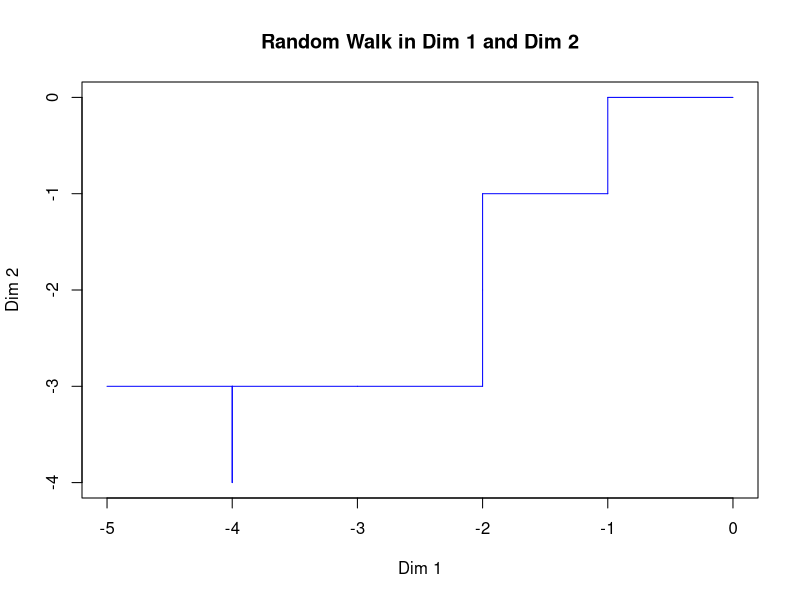

Write the R code that produced this figure.
#!/usr/bin/Rscript
#Creator: Daniel Wooten
#Class STATS243
#PS4

# A function to make prettier output
cep <- function()
{
	cat('********************************************************** \n')
}

cep()
cat('BEGIN EXECUTION \n')

#Collect the function arguments
#cat('Enter the number of steps: \n')
#num <- readLines(file("stdin"),1)
#cat('Enter 1 for whole walk or 0 for just the end position\n')
#YesWalk <- readLines(file('stdin'),1)

	
#Initialize the random walk function
Praise_Be_To_The_RNG <- function(N,WholeWalk=NULL,SX=NULL,SY=NULL)
{
#Try to cast inpput as integer
	n <- try(as.integer(N))
#If input can be cast as integer proceed
	{
	if(!class(n) == 'try-error')
	{
#Check to make sure N is actually an integer
		if(!is.integer(n) | n <= 0 | is.na(n) )
		{
#If N is not an integer, bork and exit with message
			cat('ERROR!!: First argument n must
				be of type positive and 
				non-zero integer\n')
			exit_code <- '# steps not positive integer'
			return(exit_code)
		}
	}
	else
	{
		cat('ERROR!!: Step-number input could
			not be cast as integer.\n')
		exit_code <- 'Step input unable to cast as integer'
		return(exit_code)
	}
	}
#Check if WholeWalk was given
	{
	if(is.null(WholeWalk))
	{
#If whole walk was not give, set default vale of no walk
#output
		WholeWalk=0
	}
#If wholewalk was given, check for correct value. If not,
# fail.
	else
	{
# Convert WholeWalk to integer just to be sure it passes check
		WholeWalk <- try(as.integer(WholeWalk))
#If WholeWalk is not needed input, error and bork
		{
		if(!class(WholeWalk) == 'try-error')
		{	
			if(WholeWalk != 0 & WholeWalk != 1)
			{
				cat('ERROR!!: Input to select
					output of entire
					walk must be of form
					0 (no walk) or
					1 (whole walk)\n')
				exit_code <- 'Walk select not 0 or 1 or blank'
				return(exit_code)
			}
		}
		else
		{
			cat('ERROR!!: Input for walk-output form
				could not be cast as a 0 or 1 
				integer (required form)')
			exit_code <- 'Walk select could not be cast as 0 or 1'
			return(exit_code)
		}
		}	
	}
	}
#These are the possible x steps we can take
	xsteps <- c(-1,1,0,0)
#These are the possible y steps we can take
	ysteps <- c(0,0,-1,1)
#This vector represents the steps (or their correlation
# to our steps vectors) that we will take
	steps <- sample(1:4,n,replace=T)
#Start positions for the x and y coords
	sx <- 0
	sy <- 0
# This if statement lets us reset the start if we'd like
	if(!is.null(SX)) sx <- SX
	if(!is.null(SY)) sy <- SY
#These next two lines will create vectors of the new
# x and y position at each step
	posx <- c(0,cumsum(xsteps[steps]))
	posy <- c(0,cumsum(ysteps[steps]))
#Shift the steps taken by their start value
	shifted_xsteps <- posx + sx
	shifted_ysteps <- posy + sy
#This if statement will handle the two cases
#whole walk, or just the final position
	{
	if(WholeWalk == 1)
	{
		walk_map <- matrix(ncol = n + 1, nrow = 2 )
		walk_map[1,] <- shifted_xsteps 
		walk_map[2,] <- shifted_ysteps 
	}
	else
	{
		walk_map <- vector('numeric',2)
		walk_map[1] <- shifted_xsteps[n+1]
		walk_map[2] <- shifted_ysteps[n+1]
	}
	}
	return(walk_map)
}

#Construct a walk class
rw <- function(step_number = NA, details = NA)
{
	obj <- list(Num_Steps = step_number, Praise_Be_To_The_RNG(step_number,
		details))
	class(obj) <- 'walk'
	return(obj)
}

#Create the print method for rw
print.walk <- function(object){

#This if statement is necessary to handle the dual nature
# of the function output, namely, a matrix or a vector
#, to extract the proper final position
	{
	if(is.matrix(object[[2]]))
	{
		final_pos_x <- object[[2]][1,object[[1]]+1]
		final_pos_y <- object[[2]][2,object[[1]]+1]
	}
	else
	{
		final_pos_x <- object[[2]][1]
		final_pos_y <- object[[2]][2]
	}
	}
#Create the output string
	out_string <- paste("The number of steps taken was ",
			object[[1]]," and the final position is (",
			final_pos_x, ",",final_pos_y,')\n',sep='')
#Return the output string
	return(with(object, cat(out_string)))
}

#Create the plot method
plot.walk <- function(object) 
{	
	{
# again, check output of function for full matrix. If so, plot it, duh
	if(is.matrix(object[[2]]))
	{
		pdf('ps4p6plot.pdf')
		plot(0,type="n",xlab="Dim 1",ylab="Dim 2",
			main="Random Walk in Dim 1 and Dim 2",
			xlim=range(object[[2]][1,]),
			ylim=range(object[[2]][2,]))
		segments(head(object[[2]][1,],-1),head(object[[2]][2,],-1),
			tail(object[[2]][1,],-1),tail(object[[2]][2,],
			-1),col='blue')
		dev.off()
	}
		else
# If not a matrix, you only got final pos, bork
		{
			cat('ERROR!!: Object of type, class = walk
				, was not called with option to
				produce full walk, only final 
				position\n')
			exit_code <- "Object called without full
					path requested\n"
			return(exit_code)
		}
	}
}	

#Add functionality to the [ operator for our object
`[.walk` <- function(object,incr)
{
#Again, check for proper function output
	{
	if(is.matrix(object[[2]]))
	{
#Pull the incr step desired
		x_pos <- object[[2]][1,incr]
		y_pos <- object[[2]][2,incr]
		pos <- c(x_pos,y_pos)
		return(pos)
	}
		else
# If not a matrix, you only got final pos, bork
		{
			cat('ERROR!!: Object of type, class = walk
				, was not called with option to
				produce full walk, only final 
				position\n')
			exit_code <- "Object called without full
					path requested\n"
			return(exit_code)
		}
	}
}
#Call the object
RND_Walk <- rw(10,1)

cep()
print(RND_Walk)
cep()
cat('Calling plot method\n')
plot(RND_Walk)
cep()
cat('Calling the [ operator for the 2nd step')
cat(RND_Walk[2])
cep()

# Print the result based on the output
cep()
cat('The result\n')
cep()
{
if(is.matrix(RND_Walk[[2]]))
{
	cat('X steps: ')
	cat(RND_Walk[[2]][1,])
	cat('\n')
	cat('Y steps: ')
	cat(RND_Walk[[2]][2,])
	cat('\n')
	cep()
}
else
{

	cat('Final position (x,y): ')
	cat(RND_Walk[[1]][1])
	cat(',')
	cat(RND_Walk[[1]][2])
	cat('\n')
	cep()
}
}
cat('\n')
cep()
		
cat('END EXECUTION \n')
cep()
